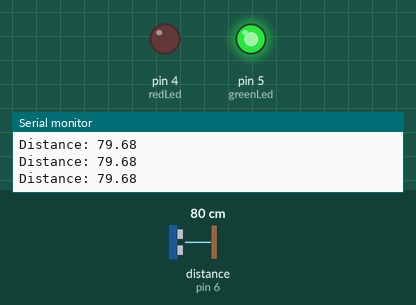
A sketch run on a simulated Arduino Uno, built with avr-gcc and run on an emulated ATmega328P. On the bench: output pins drawn as LEDs (lit = HIGH), the last lines printed to the serial monitor. Wiring (inferred from the names in the program): ultrasonic range finder: trigger pin 7; echo pin 6. Inputs (shaded band) come from the test bench; at power-on: distance to the obstacle (sensor on pin 6) 80 cm. The echo pulse lasts 58.3 µs per cm; pins used as bus, display or sensor lines are not drawn.

Above: at 1.2 s.
1.3 s: distance to the obstacle (sensor on pin 6) set to 23 cm
2.8 s: distance to the obstacle (sensor on pin 6) set to 18 cm
At 3.1 s:
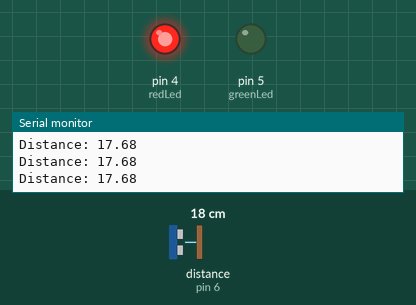
4.3 s: distance to the obstacle (sensor on pin 6) set to 35 cm
At 5.4 s:
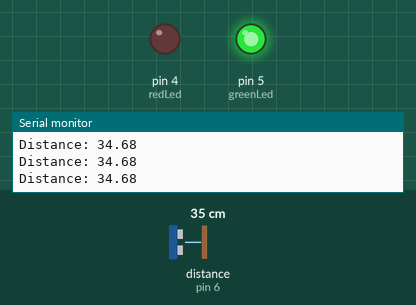
5.8 s: distance to the obstacle (sensor on pin 6) set to 2 cm
At 6.9 s:
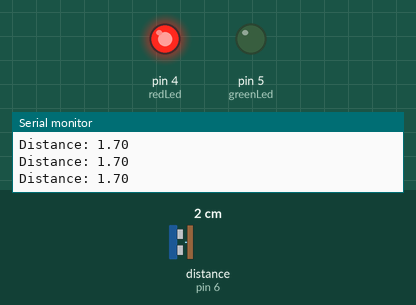
Timing chart, 0 to 8.3 s (numbered marks = the images above; inputs shaded):
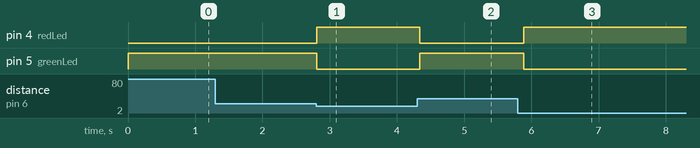

Measured:
- the behaviour switches between 21 and 20 cm on distance to the obstacle (sensor on pin 6) (found by bisection; images 0 and 1)
- after the input at 2.8 s, pin 4 (redLed): LOW → HIGH at once; pin 5 (greenLed): HIGH → LOW at once
- after the input at 4.3 s, pin 4 (redLed): HIGH → LOW at once; pin 5 (greenLed): LOW → HIGH at once
- after the input at 5.8 s, pin 4 (redLed): LOW → HIGH after 0.08 s; pin 5 (greenLed): HIGH → LOW after 0.08 s

The sketch:

Utrea_sonic_sensor.ino
```cpp
/* distance= (traveltime/2) * speed of sound
 *  speed of sound is 343m/s = 0.0343 cm/uS = 1/29.1 cm/uS\
 *  trig pin sends waves and echo pin recieves.
 *
 */


const int trigPin=7;
const int echoPin=6;
const int redLed=4;
const int greenLed=5;

float duration , distance;
void setup() {
  // put your setup code here, to run once:

  pinMode(trigPin, OUTPUT);
  pinMode(echoPin,INPUT);
  pinMode(redLed, OUTPUT);
  pinMode(greenLed, OUTPUT);
  Serial.begin(9600);

}

void loop() {
  // put your main code here, to run repeatedly:

  digitalWrite(trigPin,LOW);
  delayMicroseconds(2);
  digitalWrite(trigPin,HIGH);
  delayMicroseconds(10);
  digitalWrite(trigPin,LOW);

  duration=pulseIn(echoPin,HIGH);
  distance=(duration*.0343)/2;
  Serial.print("Distance: ");
  Serial.println(distance);

  if(distance<20)
  {
    digitalWrite(redLed, HIGH);
    digitalWrite(greenLed, LOW);
  }
  else
  {
    digitalWrite(redLed, LOW);
    digitalWrite(greenLed, HIGH);
  }
  delay(100);


}
```
